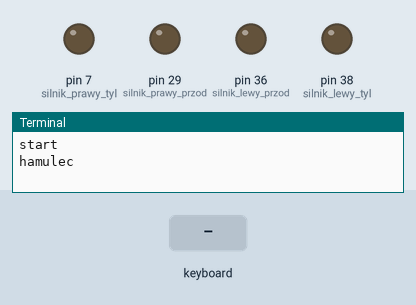
The program below on a simulated Raspberry Pi (header pin numbers). Shown: output pins drawn as LEDs (lit = HIGH), the last lines printed to the terminal. The inputs (shaded band) are chosen by the test bench. The pygame window is not drawn.

Above: at 1.2 s.
1.3 s: key up typed on the keyboard
At 1.7 s:
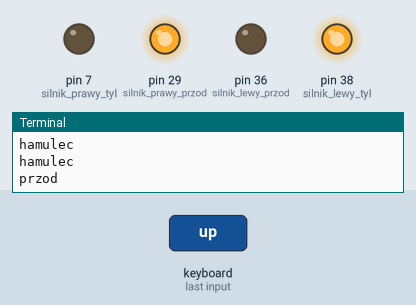
2.8 s: key down typed on the keyboard
At 4.0 s:
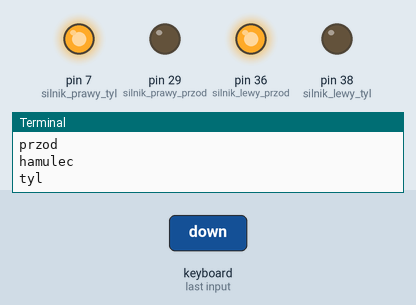
4.3 s: key left typed on the keyboard
At 5.3 s:
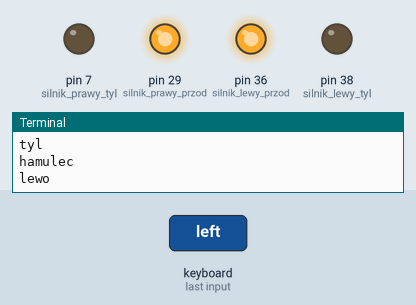
5.8 s: key right typed on the keyboard
At 6.5 s:
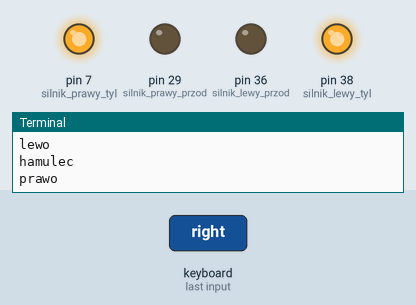
7.3 s: key space typed on the keyboard
At 7.7 s:
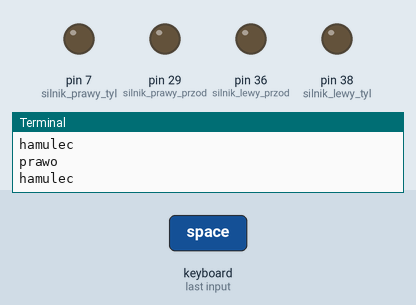
Timing chart, 0 to 9.8 s (numbered marks = the images above; inputs shaded):
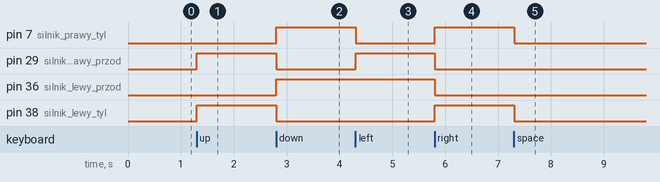

Measured:
- after the input at 1.3 s, pin 29 (silnik_prawy_przod), pin 38 (silnik_lewy_tyl): LOW → HIGH at once
- after the input at 2.8 s, pin 7 (silnik_prawy_tyl), pin 36 (silnik_lewy_przod): LOW → HIGH at once; pin 29 (silnik_prawy_przod), pin 38 (silnik_lewy_tyl): HIGH → LOW at once
- after the input at 4.3 s, pin 7 (silnik_prawy_tyl): HIGH → LOW at once; pin 29 (silnik_prawy_przod): LOW → HIGH at once
- after the input at 5.8 s, pin 7 (silnik_prawy_tyl), pin 38 (silnik_lewy_tyl): LOW → HIGH at once; pin 29 (silnik_prawy_przod), pin 36 (silnik_lewy_przod): HIGH → LOW at once
- after the input at 7.3 s, pin 7 (silnik_prawy_tyl), pin 38 (silnik_lewy_tyl): HIGH → LOW at once

The program:

sterowanie_v1.0.py
```python
# sudo pip3 install pygame
#  haslo to centurio
import RPi.GPIO as GPIO #obsługa złącza GPIO
from time import sleep #biblioteka do obsługi opóźnień
import pygame

GPIO.setmode(GPIO.BOARD)
silnik_lewy_przod = 36 # przod oznacza obrot zgodnie ze wskazowkami zegara
silnik_lewy_tyl = 38 # tyl oznacza obrot przeciwnie do wskazowek zegara
silnik_prawy_przod = 29
silnik_prawy_tyl = 7

GPIO.setup(silnik_lewy_przod, GPIO.OUT)
GPIO.setup(silnik_lewy_tyl, GPIO.OUT)
GPIO.setup(silnik_prawy_przod, GPIO.OUT)
GPIO.setup(silnik_prawy_tyl, GPIO.OUT)

def hamulec():
    print("hamulec")
    GPIO.output(silnik_lewy_przod, False)
    GPIO.output(silnik_lewy_tyl, False)
    GPIO.output(silnik_prawy_przod, False)
    GPIO.output(silnik_prawy_tyl, False)

def ruch_przod():
    print("przod")
    GPIO.output(silnik_prawy_tyl, False)
    GPIO.output(silnik_lewy_przod, False)
    GPIO.output(silnik_lewy_tyl, True)
    GPIO.output(silnik_prawy_przod, True)

def ruch_tyl():
    print("tyl")
    GPIO.output(silnik_lewy_tyl, False)
    GPIO.output(silnik_prawy_przod, False)
    GPIO.output(silnik_lewy_przod, True)
    GPIO.output(silnik_prawy_tyl, True)

def ruch_lewo():
    print("lewo")
    GPIO.output(silnik_lewy_tyl, False)
    GPIO.output(silnik_prawy_tyl, False)
    GPIO.output(silnik_lewy_przod, True)
    GPIO.output(silnik_prawy_przod, True)

def ruch_prawo():
    print("prawo")
    GPIO.output(silnik_lewy_przod, False)
    GPIO.output(silnik_prawy_przod, False)
    GPIO.output(silnik_lewy_tyl, True)
    GPIO.output(silnik_prawy_tyl, True)

def ruch_koniec():
    print("koniec")
    hamulec()
    GPIO.cleanup()
    exit()

pygame.init()
win = pygame.display.set_mode((50,50))
print("start")
hamulec()
ostatni_ruch = "hamulec"
while True:
    for event in pygame.event.get():
        if event.type == pygame.KEYDOWN:
            if event.key == pygame.K_UP:
                if ostatni_ruch != "przod":
                    hamulec()
                    ostatni_ruch = "przod"
                    ruch_przod()
            elif event.key == pygame.K_DOWN:
                if ostatni_ruch != "tyl":
                    hamulec()
                    ostatni_ruch = "tyl"
                    ruch_tyl()
            elif event.key == pygame.K_LEFT:
                if ostatni_ruch != "lewo":
                    hamulec()
                    ostatni_ruch = "lewo"
                    ruch_lewo()
            elif event.key == pygame.K_RIGHT:
                if ostatni_ruch != "prawo":
                    hamulec()
                    ostatni_ruch = "prawo"
                    ruch_prawo()
            elif event.key == pygame.K_SPACE:
                if ostatni_ruch != "hamulec":
                    ostatni_ruch = "hamulec"
                    hamulec()
            elif event.key == pygame.K_ESCAPE:
                ruch_koniec()

    sleep(0.1)  # Adjust the sleep time if needed
```
